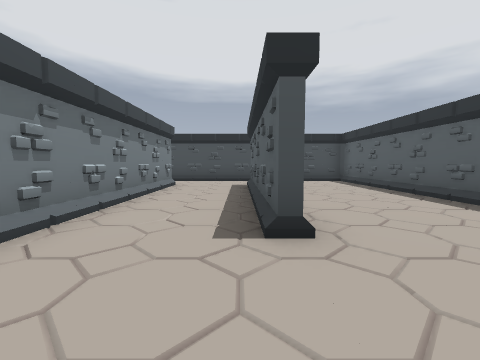
View 1 (above)

21 first-person views from a walk through a Godot game level. The camera is 1.5 m above the floor, tilts 4° down and sees 90° across. The floor is counted in squares, 2 m on a side. Each view is taken from the middle of a square. On the plan, view 1 faces up. The plan holds only what a view shows up to about 9 squares ahead; the rest is blank. The place goes on beyond the plan.

View 2
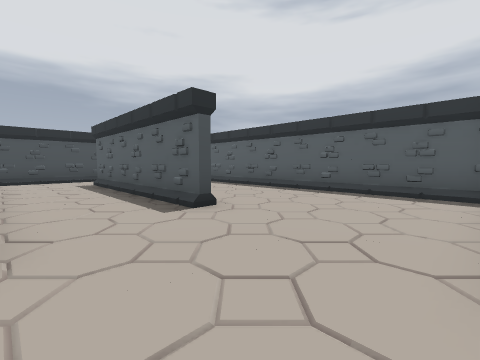

View 3
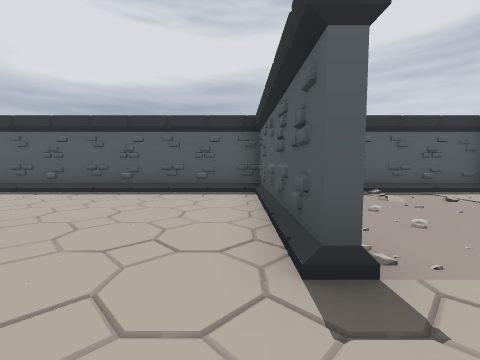

View 4
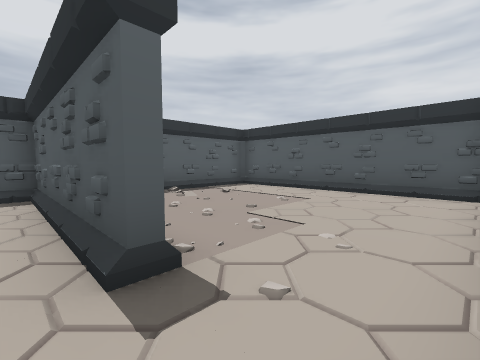

View 5
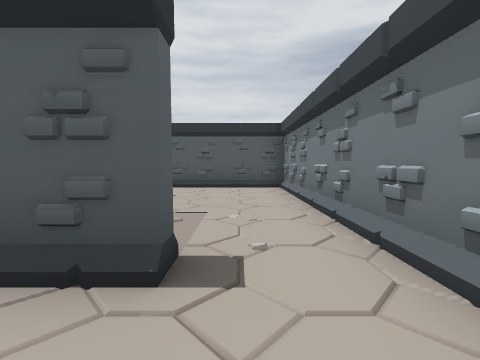

View 6
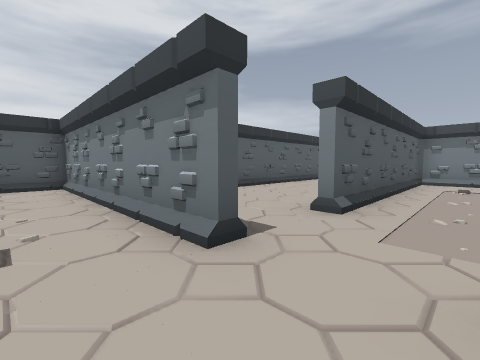

View 7
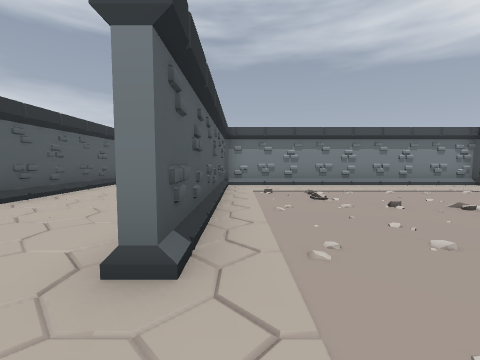

View 8
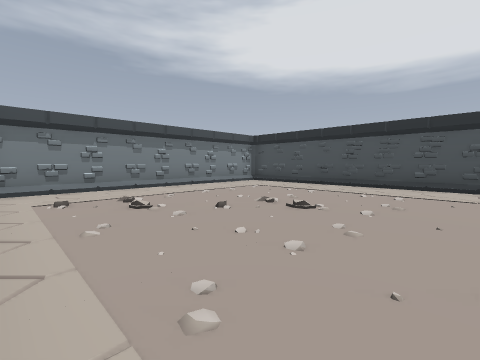

View 9
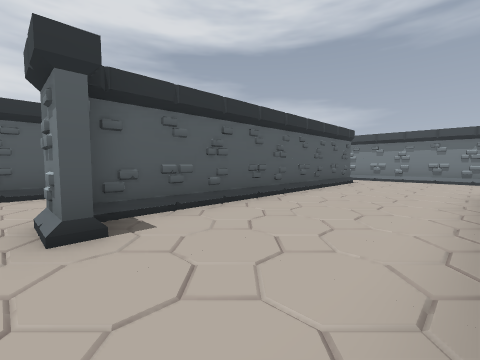

View 10
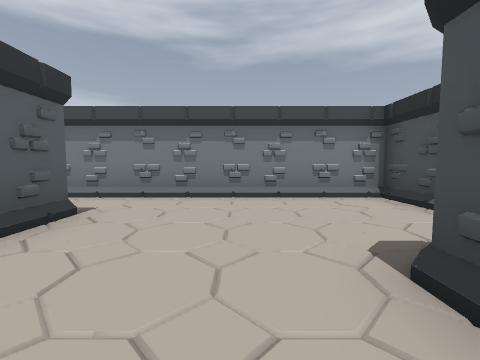

View 11
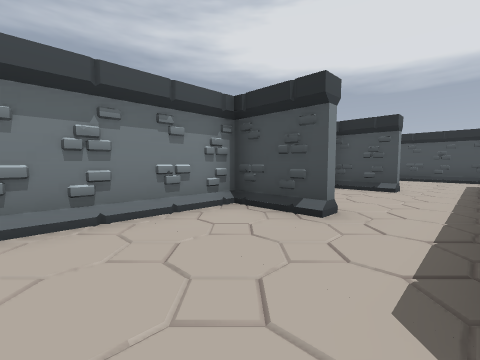

View 12
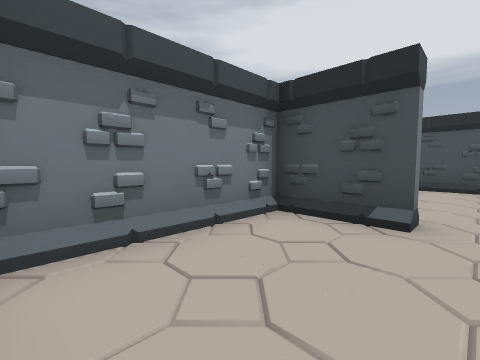

View 13
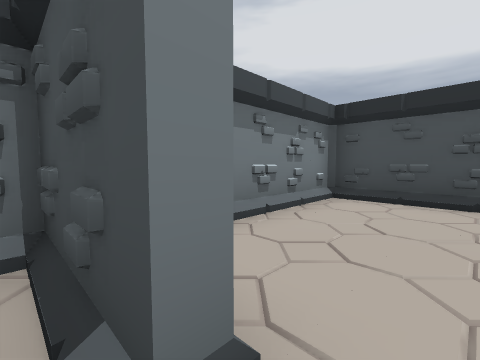

View 14
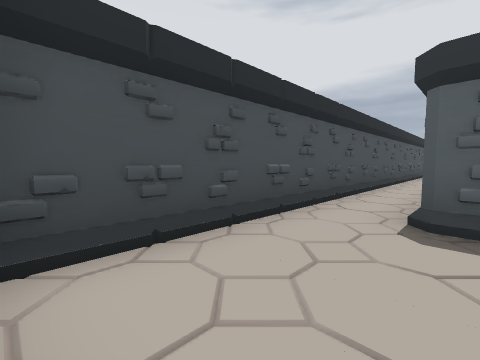

View 15
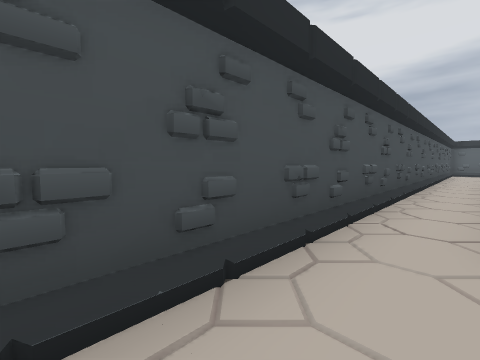

View 16
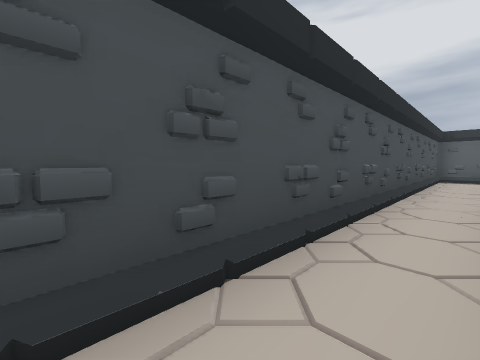

View 17
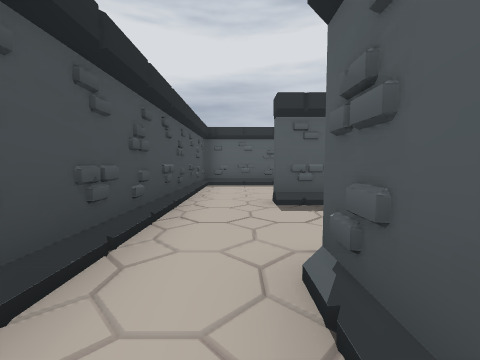

View 18
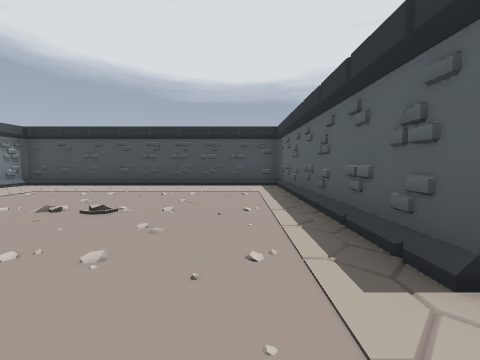

View 19
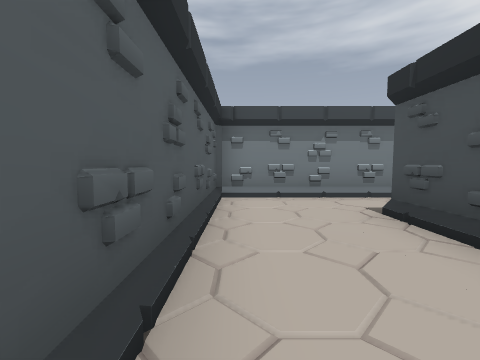

View 20
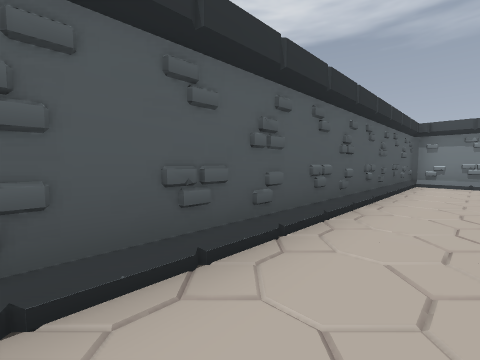

View 21
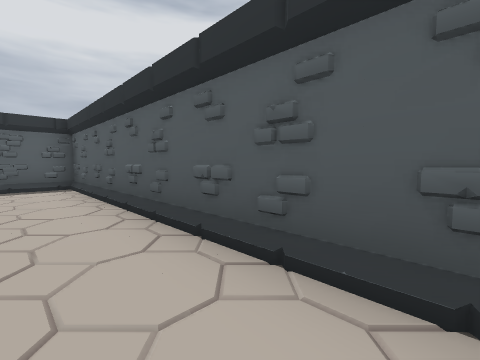

### Floor plan
Key: @ floor where view 1 was taken; # wall or solid block; . floor; / step, stairs or slope.
Columns run from 16 left of view 1 to 5 right of it. Each row starts with its distance up from view 1.
 11 ######################
 10 #.//////////////////.#
  9 #/................../#
  8 #/..##########/.#.../#
  7 #/..#/.......#/.# ../#
  6  /..#/.......#/.# ../#
  5 ###.#/.......#/.#.../#
  4 #...#/...//..#/.#.../#
  3 #...#/.......#/.#.../#
  2 #...#/.//....#/...../#
  1 ###.#/............../#
  0 #/..#/..........@.../#
 -1 #/..########.#/...../#
 -2 #/...........#/.######
 -3 #/...........#/.....
 -4 #/.........#.#/....//#
 -5 #/.#########.#/....//#
 -6 #/...........#/...../#
 -7 #/...........#/...../#
 -8 ######################

Positions as (right, up) in squares from view 1, and headings:
1: (0, 0), facing up
2: (-2, -1), facing up-right
3: (-2, -1), facing right
4: (-2, -1), facing down-right
5: (-1, 0), facing down
6: (-1, 1), facing down-left
7: (-3, 0), facing left
8: (-4, 0), facing up-left
9: (-4, -1), facing down-left
10: (-10, -2), facing left
11: (-12, -2), facing up-left
12: (-13, 2), facing up-left
13: (-13, 5), facing up-left
14: (-15, 8), facing up-right
15: (-14, 9), facing up-right
16: (-8, 9), facing up-right
17: (-4, 9), facing right
18: (-4, 0), facing up
19: (-10, -7), facing left
20: (-6, -6), facing down-left
21: (-11, -6), facing down-right
